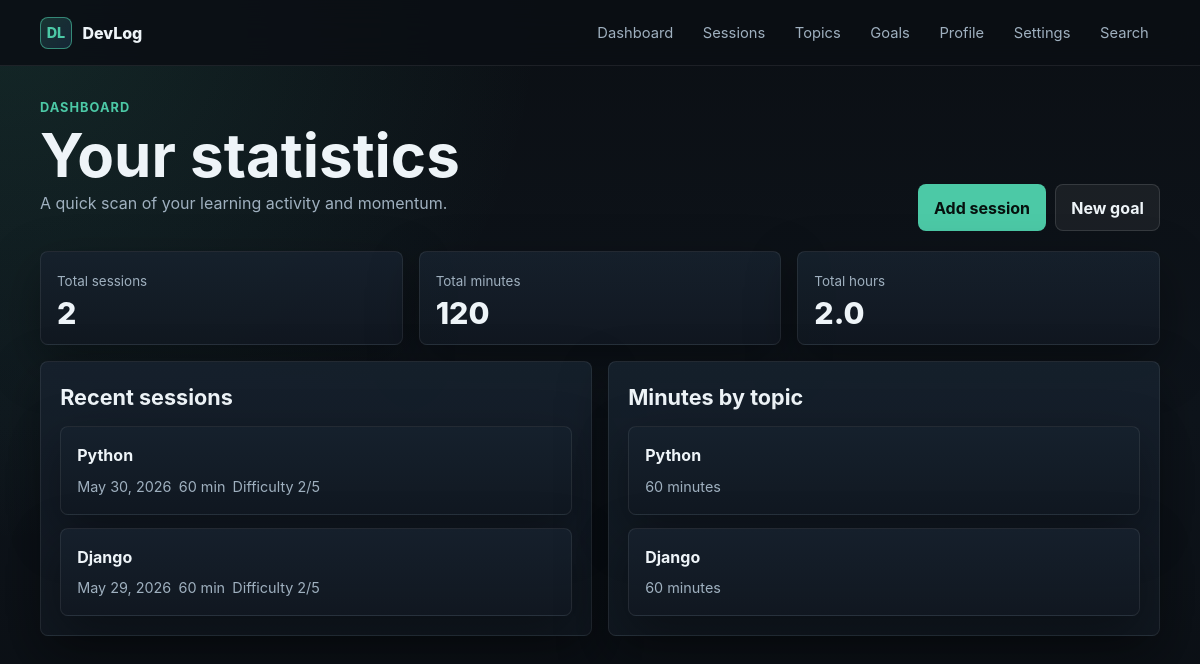
The page /dashboard/ (signed in) on the database its author committed.
### logs/models.py (models this page shows, shortened)
class LogSession(models.Model):
    user = models.ForeignKey(User, on_delete=models.CASCADE)
    topic = models.ForeignKey(Topic, on_delete=models.CASCADE)
    date = models.DateField()
    duration_minutes = models.PositiveIntegerField()
    notes = models.TextField(blank=True)
    difficulty = models.IntegerField(choices=[(i, i) for i in range(1, 6)])

class Topic(models.Model):
    name = models.CharField(max_length=100)
    user = models.ForeignKey(User, on_delete=models.CASCADE)
    def __str__(self):
        return self.name

### logs/views.py (the view)
# urls.py: path('dashboard/', DashboardView.as_view(), name='dashboard'),
class DashboardView(LoginRequiredMixin, TemplateView):
    template_name = 'logs/dashboard.html'
    def get_context_data(self, **kwargs):
        context = super().get_context_data(**kwargs)
        sessions = LogSession.objects.filter(user=self.request.user)
        total_sessions = sessions.count()
        total_minutes = sessions.aggregate(
            total=Sum('duration_minutes')
        )['total'] or 0
        total_hours = total_minutes / 60
        total_topics = Topic.objects.filter(
            user=self.request.user
        ).count()
        last_5_sessions = sessions.select_related('topic').order_by('-date')[:5]
        statistic = sessions.values('topic__name').annotate(
            total_minutes=Sum('duration_minutes')
        ).order_by('-total_minutes')
        context['total_sessions'] = total_sessions
        context['total_minutes'] = total_minutes
        context['total_hours'] = total_hours
        context['total_topics'] = total_topics
        context['last_5_sessions'] = last_5_sessions
        context['statistic'] = statistic
        return context

### templates/logs/dashboard.html (shortened to what this page needs)
{% extends 'base.html' %}
{% block content %}
<section class="page-head">
    <div>
        <p class="eyebrow">Dashboard</p>
        <h1>Your statistics</h1>
        <p class="muted">A quick scan of your learning activity and momentum.</p>
    </div>
    <div class="actions">
        <a class="button" href="{% url 'session_create' %}">Add session</a>
        <a class="button secondary" href="{% url 'goal_create' %}">New goal</a>
    </div>
</section>
<section class="grid grid-3">
    <article class="stat-card">
        <span class="stat-label">Total sessions</span>
        <span class="stat-value">{{ total_sessions }}</span>
    </article>
    <article class="stat-card">
        <span class="stat-label">Total minutes</span>
        <span class="stat-value">{{ total_minutes }}</span>
    </article>
    <article class="stat-card">
        <span class="stat-label">Total hours</span>
        <span class="stat-value">{{ total_hours|floatformat:1 }}</span>
    </article>
</section>
<section class="grid grid-2" style="margin-top: 1rem;">
    <div class="panel">
        <h2>Recent sessions</h2>
        <ul class="list">
            {% for session in last_5_sessions %}
                <li class="item-card">
                    <strong>{{ session.topic }}</strong>
                    <div class="meta">
                        <span>{{ session.date }}</span>
                        <span>{{ session.duration_minutes }} min</span>
                        <span>Difficulty {{ session.difficulty }}/5</span>
                    </div>
                </li>
            {% empty %}
                <li class="empty">No sessions yet.</li>
            {% endfor %}
        </ul>
    </div>
    <div class="panel">
        <h2>Minutes by topic</h2>
        <ul class="list">
            {% for stat in statistic %}
                <li class="item-card">
                    <strong>{{ stat.topic__name }}</strong>
                    <div class="meta">
                        <span>{{ stat.total_minutes }} minutes</span>
                    </div>
                </li>
            {% empty %}
                <li class="empty">No topic statistics yet.</li>
            {% endfor %}
        </ul>
    </div>
</section>
{% endblock %}

### static/css/style.css (style rules this page uses)
:root { color-scheme: dark; --bg: #0b0f14; --surface: #111821; --surface-2: #16212d; --line: #263342; --text: #eef4f8; --muted: #9fb0bf; --accent: #4cc9a6; --accent-2: #58a6ff; --danger: #ff6b6b; --warning: #ffd166; --shadow: 0 18px 50px rgba(0, 0, 0, .35); }
* { box-sizing: border-box; }
body { margin: 0; min-height: 100vh; background: radial-gradient(circle at top left, rgba(76, 201, 166, .13), transparent 34rem), linear-gradient(180deg, #0b0f14 0%, #0e141b 52%, #0b0f14 100%); color: var(--text); font-family: Inter, ui-sans-serif, system-ui, -apple-system, BlinkMacSystemFont, "Segoe UI", sans-serif; line-height: 1.5; }
a { color: inherit; text-decoration: none; }
.page-head { display: flex; align-items: flex-end; justify-content: space-between; gap: 1rem; margin-bottom: 1.25rem; }
h1, h2, h3, h4, p { margin-top: 0; }
h1 { margin-bottom: .35rem; font-size: clamp(2rem, 5vw, 4rem); line-height: 1; letter-spacing: 0; }
h2 { margin-bottom: .8rem; font-size: 1.35rem; }
.eyebrow { margin-bottom: .5rem; color: var(--accent); font-size: .8rem; font-weight: 700; text-transform: uppercase; letter-spacing: .08em; }
.muted { color: var(--muted); }
.grid { display: grid; gap: 1rem; }
.grid-2 { grid-template-columns: repeat(2, minmax(0, 1fr)); }
.grid-3 { grid-template-columns: repeat(3, minmax(0, 1fr)); }
.panel, .item-card, .form-panel, .stat-card { border: 1px solid rgba(255, 255, 255, .08); border-radius: 8px; background: linear-gradient(180deg, rgba(22, 33, 45, .92), rgba(17, 24, 33, .92)); box-shadow: var(--shadow); }
.panel, .form-panel { padding: 1.2rem; }
.item-card { padding: 1rem; }
.stat-card { padding: 1rem; }
.stat-value { display: block; margin-top: .35rem; font-size: 1.9rem; font-weight: 800; line-height: 1; }
.stat-label { color: var(--muted); font-size: .84rem; }
.actions { display: flex; flex-wrap: wrap; gap: .55rem; margin-top: 1rem; }
.button, button { display: inline-flex; align-items: center; justify-content: center; min-height: 2.45rem; padding: .65rem .95rem; border: 1px solid transparent; border-radius: 8px; background: var(--accent); color: #06110e; font: inherit; font-weight: 750; cursor: pointer; }
.button.secondary { border-color: rgba(255, 255, 255, .12); background: rgba(255, 255, 255, .06); color: var(--text); }
.list { display: grid; gap: .8rem; margin: 0; padding: 0; list-style: none; }
.meta { display: flex; flex-wrap: wrap; gap: .45rem; margin: .55rem 0 0; color: var(--muted); font-size: .9rem; }

### rows shown on the page
LogSession: topic "Python", date "May 30, 2026", duration_minutes "60", difficulty "2"
LogSession: topic "Django", date "May 29, 2026", duration_minutes "60", difficulty "2"
Topic: topic__name "Python", total_minutes "60"
Topic: topic__name "Django", total_minutes "60"

### other values the page prints
{{ total_sessions }} "2"
{{ total_minutes }} "120"
{{ total_hours|floatformat:1 }} "2.0"
